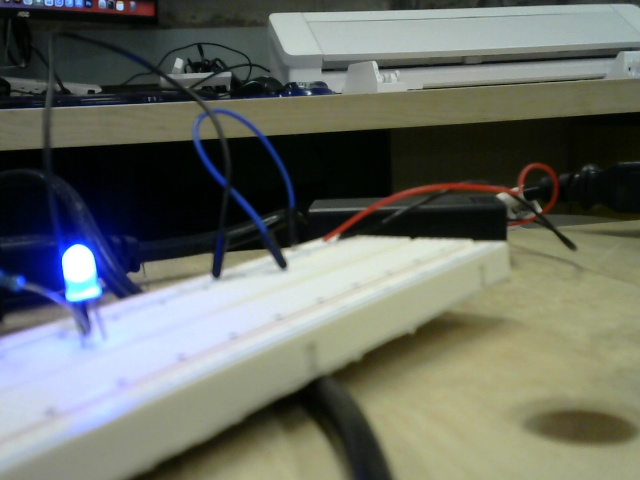
#> input picture captured_image.jpg, 640 x 480 px, given in place of the camera
$ python brightnessColourLED.py
#> lines starting #> are read from the running program, lines starting #| are printed output that depends on the picture; after the words box and inside, x2 and y2 are one past the last pixel; in counts of white or black regions, pixels touching at a corner belong together
#> further down, frame is the input picture: shape (480, 640, 3); mean B, G, R 100.9, 109.2, 105.1
import cv2
import numpy as np

# Function to detect blue and red LEDs with color *and* light level thresholding
def detect_led(frame):
    # Convert the frame to HSV (Hue, Saturation, Value) color space
    hsv = cv2.cvtColor(frame, cv2.COLOR_BGR2HSV)
#> hsv: shape (480, 640, 3); mean H, S, V 59.5, 84.2, 116.7

    # Convert the frame to grayscale to check light level (brightness)
    gray = cv2.cvtColor(frame, cv2.COLOR_BGR2GRAY)
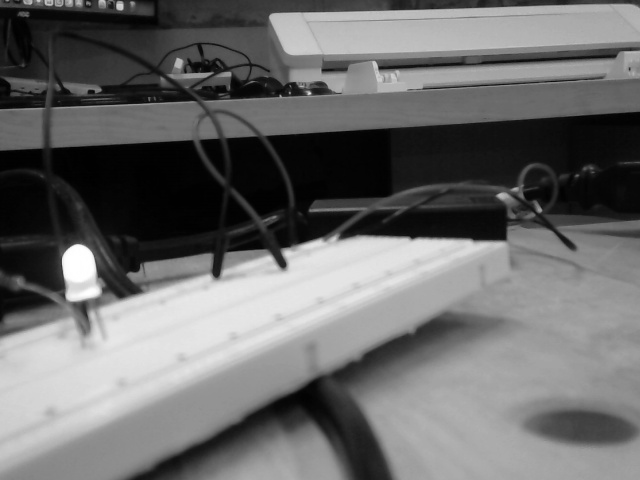
#> gray: shape (480, 640); min 0, max 255, mean 107.1

    # Define range for blue color in HSV space
    lower_blue = np.array([100, 150, 150])  # Lower bound of blue
    upper_blue = np.array([140, 255, 255])  # Upper bound of blue

    # Define range for red color in HSV space
    lower_red1 = np.array([0, 150, 150])    # Lower bound of red (lower half)
    upper_red1 = np.array([10, 255, 255])   # Upper bound of red (lower half)
    lower_red2 = np.array([170, 150, 150])  # Lower bound of red (upper half)
    upper_red2 = np.array([180, 255, 255])  # Upper bound of red (upper half)

    # Create masks for blue and red LEDs
    mask_blue = cv2.inRange(hsv, lower_blue, upper_blue)
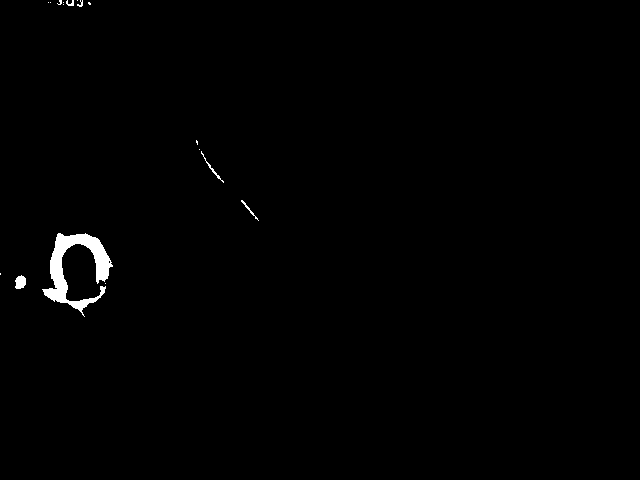
#> mask_blue: shape (480, 640); 0.77% white; 17 white regions (11 under 20 px), largest, box (x1, y1, x2, y2) and area: (42, 233, 113, 317) 2033, (15, 275, 26, 289) 119, (201, 151, 224, 183) 64, (241, 200, 259, 221) 48, (66, 0, 74, 6) 29, (77, 0, 83, 7) 21
    mask_red1 = cv2.inRange(hsv, lower_red1, upper_red1)
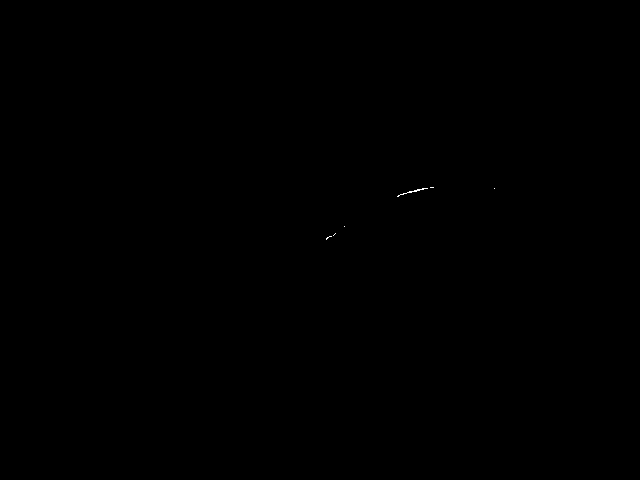
#> mask_red1: shape (480, 640); 0.02% white in thin lines or dots, all inside (x1, y1, x2, y2) = (326, 187, 495, 240)
    mask_red2 = cv2.inRange(hsv, lower_red2, upper_red2)
#> mask_red2: shape (480, 640); every value is 0

    # Combine the two red masks
    mask_red = cv2.bitwise_or(mask_red1, mask_red2)

    # Combine blue and red masks
    mask_color = cv2.bitwise_or(mask_blue, mask_red)
#> mask_color: shape (480, 640); 0.79% white; 23 white regions (16 under 20 px), largest, box (x1, y1, x2, y2) and area: (42, 233, 113, 317) 2033, (15, 275, 26, 289) 119, (201, 151, 224, 183) 64

    # Apply brightness threshold on grayscale image to filter low-light areas
    _, mask_brightness = cv2.threshold(gray, 100, 255, cv2.THRESH_BINARY)
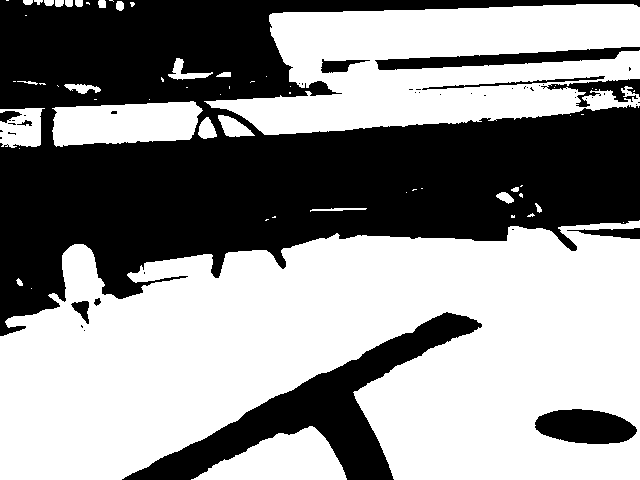
#> mask_brightness: shape (480, 640); 56.6% white; 47 black regions (35 under 20 px), largest, box (x1, y1, x2, y2) and area: (0, 0, 640, 336) 110512, (122, 312, 482, 480) 14619, (535, 409, 637, 444) 2716

    # Combine color mask and brightness mask to detect bright colored LEDs
    mask = cv2.bitwise_and(mask_color, mask_brightness)
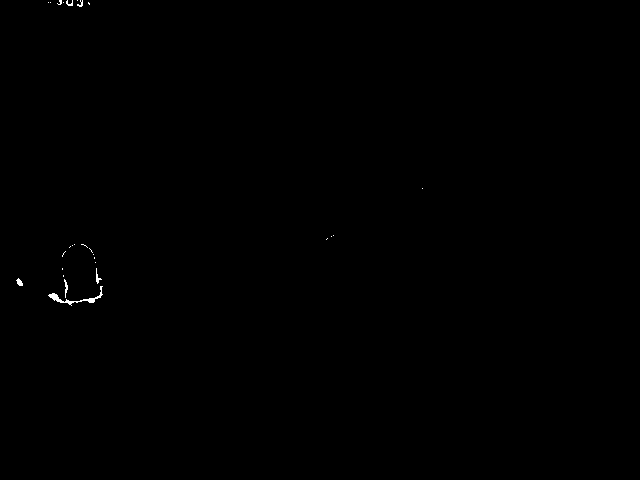
#> mask: shape (480, 640); 0.13% white in thin lines or dots, all inside (x1, y1, x2, y2) = (16, 0, 423, 306)

    # Find contours of the detected LEDs
    contours, _ = cv2.findContours(mask, cv2.RETR_EXTERNAL, cv2.CHAIN_APPROX_SIMPLE)
#> contours = 27 contours, 25 with area under 20; largest, box (x1, y1, x2, y2) and area: (48, 286, 103, 306) 124, (16, 278, 23, 286) 24

    # Draw contours on the original frame
    for contour in contours:
        if cv2.contourArea(contour) > 100:  # Filter small contours (noise)
            # Get the bounding box of the contour
            x, y, w, h = cv2.boundingRect(contour)
            # Draw a rectangle around the detected LED
            cv2.rectangle(frame, (x, y), (x + w, y + h), (0, 255, 0), 2)
#> this loop made 27 passes
#> (x, y, w, h) on pass 1: (48, 286, 55, 20)
#> contour on passes 4, 6, 7, 8, 9, 12: [[63, 275], [63, 276]], [[62, 268], [62, 269]], [[95, 262]], [[94, 257], [94, 258]], [[93, 254]], [[70, 246], [69, 247]]

    return frame

# Open the video feed
cap = cv2.VideoCapture(-1)

while True:
    ret, frame = cap.read()
    if not ret:
        break

    # Detect blue and red LEDs in the current frame
    frame_with_led = detect_led(frame)

    # Display the frame with detected LEDs
    cv2.imshow("LED Detection", frame_with_led)

    # Break the loop if 'q' is pressed
    if cv2.waitKey(1) & 0xFF == ord('q'):
#> (key q is pressed here)
        break

# Release the video capture and close windows
cap.release()
cv2.destroyAllWindows()
